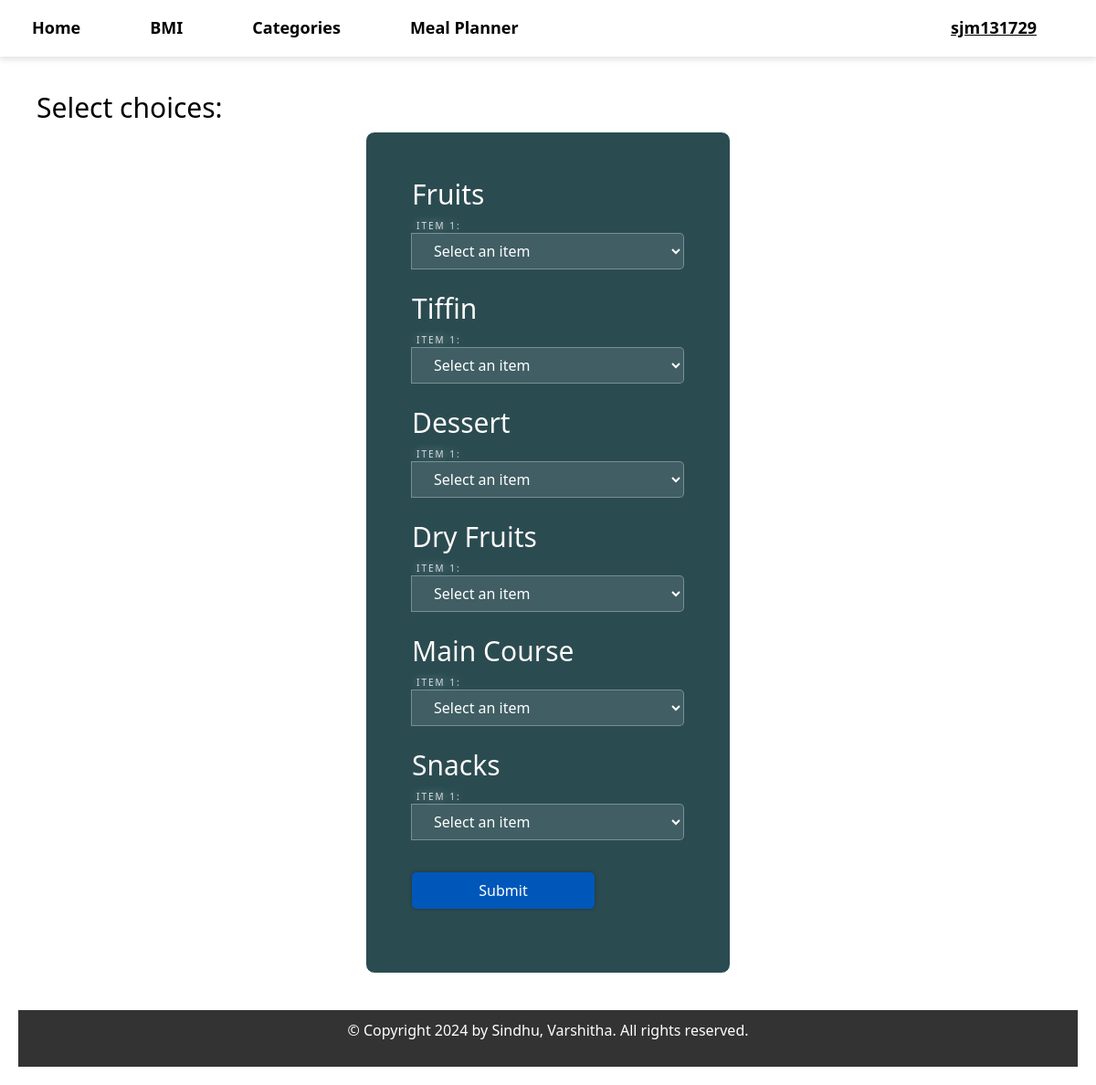
The page /categorize/ (signed in) on the database its author committed.
### nutrition/models.py (models this page shows, shortened)
class Category(models.Model):
    name = models.CharField(max_length=100, unique=True)

### nutrition/views.py (the view)
# urls.py: path('categorize/', views.categorize, name='categorize'),
@cache_control(no_cache=True, must_revalidate=True, no_store=True)
@login_required(login_url='login')
def categorize(request):#to display items category wise
    items_by_category = {}
    categories = Category.objects.all()
    for category in categories:
        items = NutritionInfo.objects.filter(category=category)
        items_by_category[category.name] = items
    context = {
        'items_by_category': items_by_category
    }
    return render(request, 'selectcategories.html', context)

### templates/selectcategories.html (shortened to what this page needs)
{% extends "base.html" %}
{% block content %}
<h4>Select choices:</h4>
<form id="inputForm" method="post" action="{% url 'suggester' %}">
    <div id="inputContainer">
        {% for category, items in items_by_category.items %}
        <div class="category-group">
            <h2>{{ category }}</h2>
            <div class="input-group">
                <label>Item 1:</label>
                <select name="item_{{ category }}[]" required>
                    <option value="">Select an item</option>
                </select>
            </div>
        {% endfor %}
    </div>
    <button class="button button2">Submit</button><br>
</form>
{% endblock %}

### templates/navbar.html (shortened to what this page needs)
{% load static %}
<nav class="navbar navbar-expand-lg">
  <div class="container-fluid" id="navbarNav">
    <div class="collapse navbar-collapse" id="navbarText">
      <ul class="navbar-nav me-auto mb-2 mb-lg-0">
        <li class="nav-item active">
          <a class="nav-link" href="/">Home</a>
        </li>
        <li class="nav-item active">
          <a class="nav-link" href="{% url 'bmicalc' %}">BMI</a>
        </li>
        <li class="nav-item">
          <a class="nav-link" href="{% url 'category-wise-items' %}"
            >Categories</a
          >
        </li>
        <li class="nav-item">
          <a class="nav-link" href="{% url 'mealplan' %}">Meal Planner</a>
        </li>
      </ul>
      <ul class="navbar-nav ms-auto mb-2 mb-lg-0">
        {% if user.is_authenticated %}
        <li class="nav-item">
          <a class="nav-link" href="{% url 'user_history' %}"
            ><u>{{ user.username }}</u></a
          >
        </li>
        {% else %}
        <li class="nav-item">
          <a class="nav-link" href="{% url 'login' %}"><u>User</u></a>
        </li>
        {% endif %}
      </ul>
    </div>
  </div>
</nav>

### templates/selectcategories.html (style rules this page uses)
.input-group { margin-bottom: 10px; display: flex; flex-direction: column; }
.category-group { margin-bottom: 20px; }

### rows shown on the page
Category: items_by_category "Fruits"
Category: items_by_category "Tiffin"
Category: items_by_category "Dessert"
Category: items_by_category "Dry Fruits"
Category: items_by_category "Main Course"
Category: items_by_category "Snacks"

### other values the page prints
{{ user.username }} "sjm131729"
